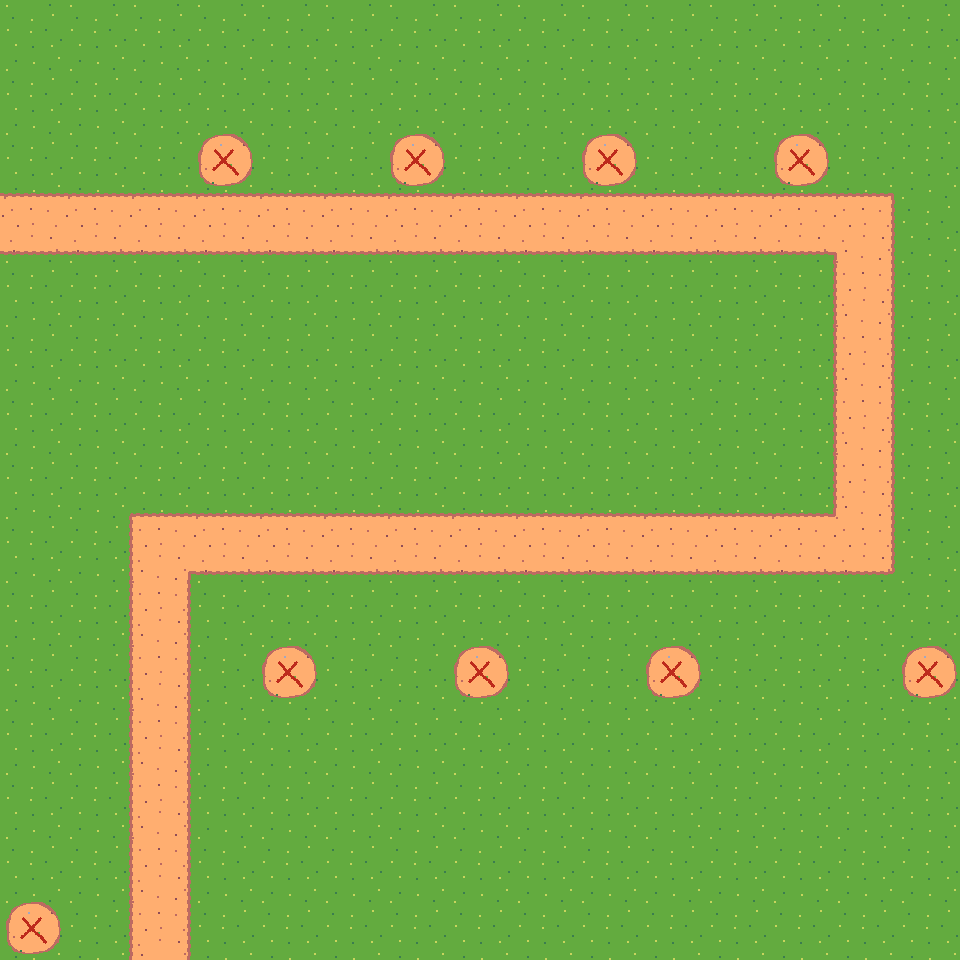

Below is a game level as drawn by its tile map, then a one-line description and the .tmx file that defines it, in full:
An orthogonal 15x15 tile map with 64x64 px tiles, 2 tile layers (grass, path) and 1 object.

<map version="1.10" tiledversion="1.10.2" orientation="orthogonal" renderorder="right-down" width="15" height="15" tilewidth="64" tileheight="64" infinite="0" nextlayerid="4" nextobjectid="2">
 <editorsettings>
  <export target="level_test.tmj" format="json" />
 </editorsettings>
 <tileset firstgid="1" source="../../assets/images/tileset/grass_tile.tsx" />
 <layer id="1" name="grass" width="15" height="15">
  <data encoding="csv">
39,39,39,39,39,39,39,39,39,39,39,39,39,39,39,
39,39,39,39,39,39,39,39,39,39,39,39,39,39,39,
39,39,39,39,39,39,39,39,39,39,39,39,39,39,39,
39,39,39,39,39,39,39,39,39,39,39,39,39,39,39,
39,39,39,39,39,39,39,39,39,39,39,39,39,39,39,
39,39,39,39,39,39,39,39,39,39,39,39,39,39,39,
39,39,39,39,39,39,39,39,39,39,39,39,39,39,39,
39,39,39,39,39,39,39,39,39,39,39,39,39,39,39,
39,39,39,39,39,39,39,39,39,39,39,39,39,39,39,
39,39,39,39,39,39,39,39,39,39,39,39,39,39,39,
39,39,39,39,39,39,39,39,39,39,39,39,39,39,39,
39,39,39,39,39,39,39,39,39,39,39,39,39,39,39,
39,39,39,39,39,39,39,39,39,39,39,39,39,39,39,
39,39,39,39,39,39,39,39,39,39,39,39,39,39,39,
39,39,39,39,39,39,39,39,39,39,39,39,39,39,39
</data>
 </layer>
 <layer id="2" name="path" width="15" height="15">
  <data encoding="csv">
0,0,0,0,0,0,0,0,0,0,0,0,0,0,0,
0,0,0,0,0,0,0,0,0,0,0,0,0,0,0,
0,0,0,74,0,0,74,0,0,74,0,0,74,0,0,
23,23,23,23,23,23,23,23,23,23,23,23,23,24,0,
0,0,0,0,0,0,0,0,0,0,0,0,0,40,0,
0,0,0,0,0,0,0,0,0,0,0,0,0,40,0,
0,0,0,0,0,0,0,0,0,0,0,0,0,40,0,
0,0,0,0,0,0,0,0,0,0,0,0,0,40,0,
0,0,22,55,55,55,55,55,55,55,55,55,55,56,0,
0,0,38,0,0,0,0,0,0,0,0,0,0,0,0,
0,0,38,0,74,0,0,74,0,0,74,0,0,0,74,
0,0,38,0,0,0,0,0,0,0,0,0,0,0,0,
0,0,38,0,0,0,0,0,0,0,0,0,0,0,0,
0,0,38,0,0,0,0,0,0,0,0,0,0,0,0,
74,0,38,0,0,0,0,0,0,0,0,0,0,0,0
</data>
 </layer>
 <objectgroup id="3" name="Object Layer 1">
  <object id="1" x="0" y="224">
   <polyline points="-48,0 864,0 864,320 160,320 160,736" />
  </object>
 </objectgroup>
</map>